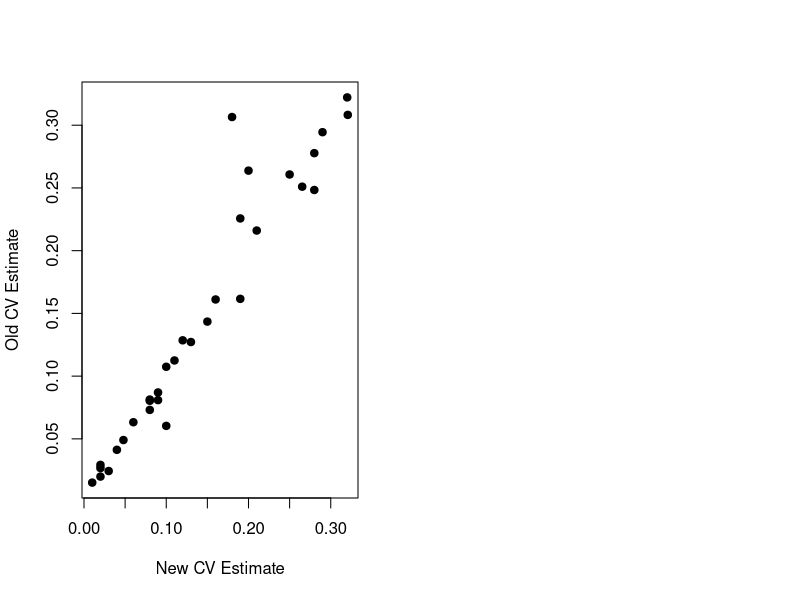

Reproduce this figure in R. (Note: this script raises an error after producing the figure.)
setwd("~/Desktop/Dropbox/papers/chrom.num/data and analysis/analyses/correlations")
new.old <- read.csv('new.and.old.csv')
cv.age <- read.csv('cv.and.age.csv')
cv.age[,1:2] <- cv.age[,2:1]
colnames(cv.age) <- c("Age", "CV")

par(mfcol=c(1,2))
foo <- cor.test(new.old[,2], new.old[,3])
plot(new.old[,2:3], pch=19, xlab = "New CV Estimate", ylab= "Old CV Estimate")
# 95% CI for Correlation Coefficient = .91 - .98
# pvalue << .0001

foo <- cor.test(cv.age[,2], cv.age[,3])
fam.col <- vector()
fam.col[1:40] <- "black"
fam.col[c(18,26,27,28,29,30,33,35,37,38,40)] <- "blue"
plot(cv.age[3:2], col= fam.col, pch=19, xlab= "Min. Age", ylab="CV")
# 95% CI for Correlation Coefficient = .19-.69
# pvalue = .002
